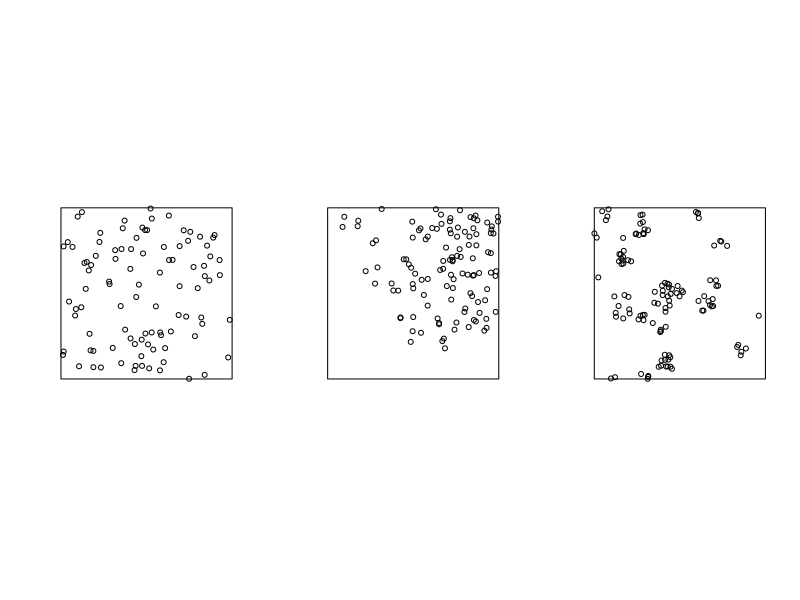
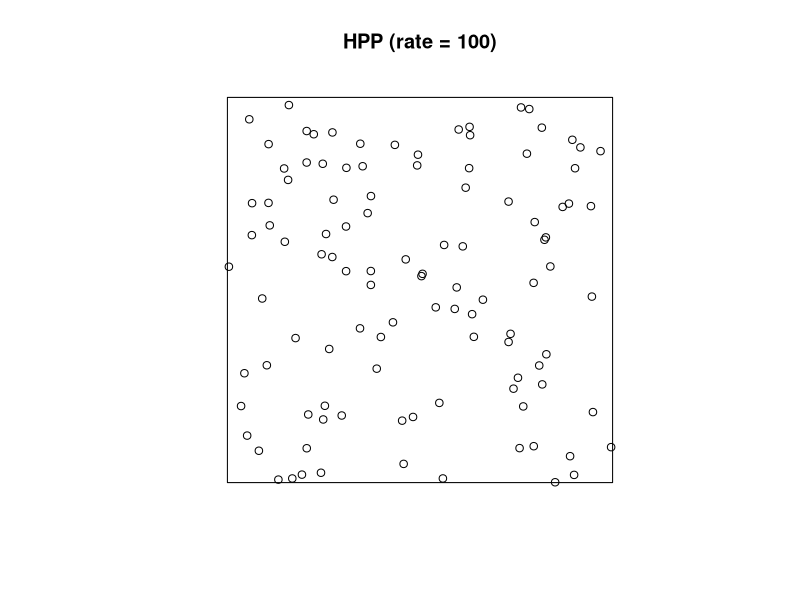
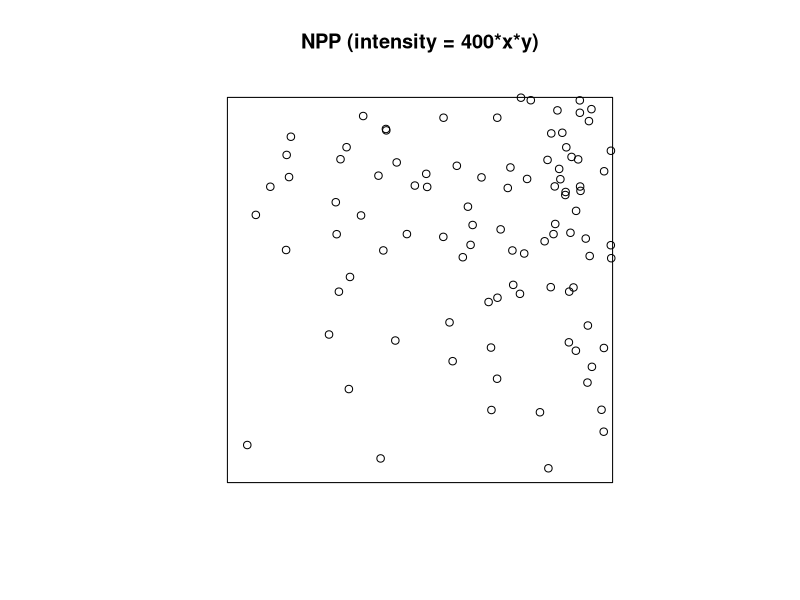
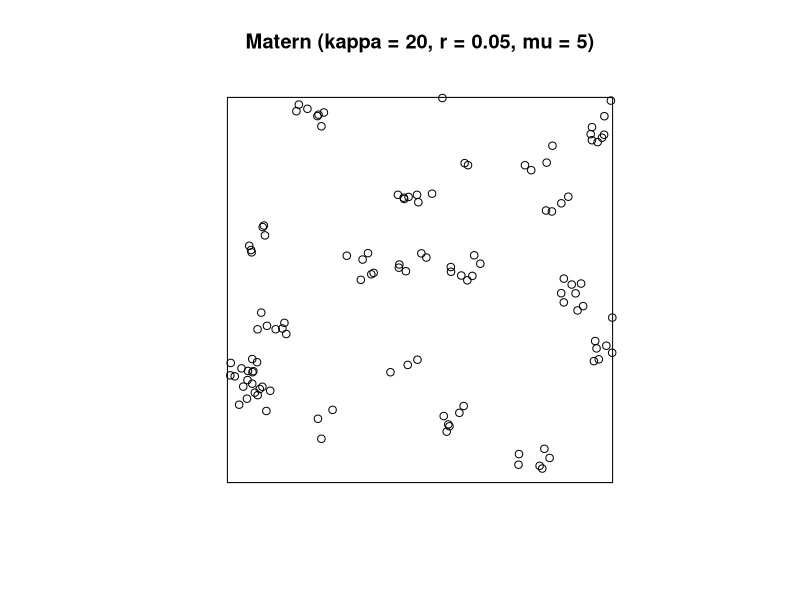
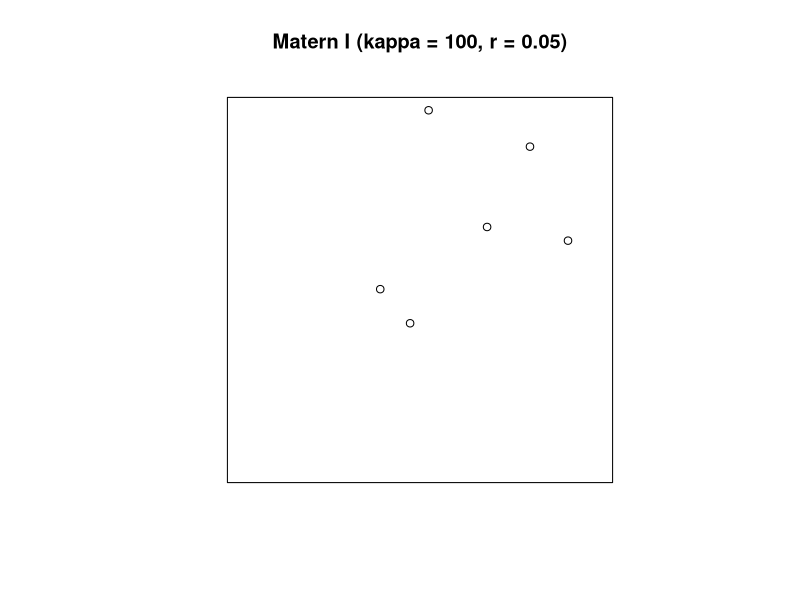
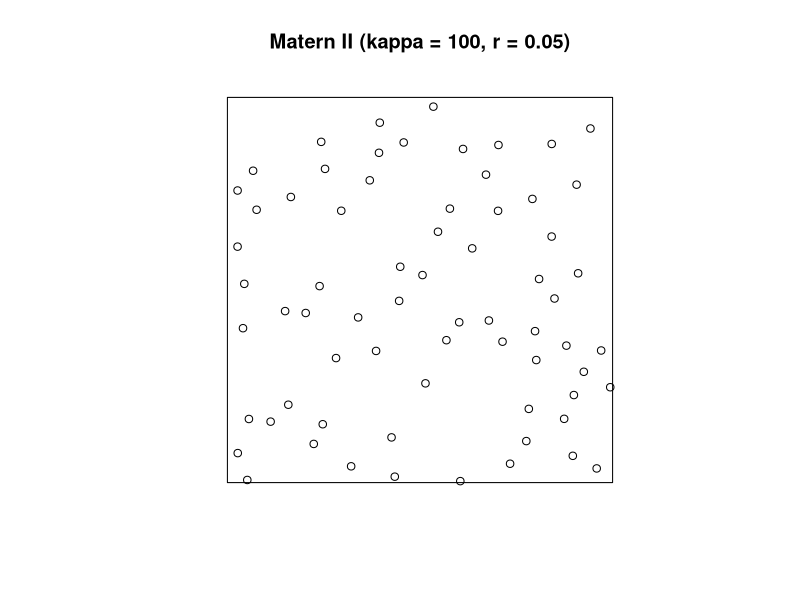

These figures' R source, in order:
## ---- chunk 1
library(spatstat)
library(tidyverse)
library(here)
## ---- chunk 2
par(mfrow=c(1, 3))
plot(rpoispp(lambda = 100, win=square(1)), main="") #plot_2D_HPP
plot(rpoispp(lambda = function(x, y) 400*x*y, win=square(1)), main="") #plot_2D_NPP
plot(rMatClust(kappa = 20, r = 0.05, mu = 5), main="") #plot_2D_Matern

#HPP (rate = 100)
#NPP (intensity = 400*x*y)
#Matern (kappa = 20, r = 0.05, mu = 5)
## ---- chunk 3
# Check to see how to use the function 
?rpoispp
# Check to see how this is written
#View(rpoispp)
## ---- chunk 4
# Plot a homogeneous Poisson process
# p.1334 of https://mran.microsoft.com/snapshot/2016-04-25/web/packages/spatstat/spatstat.pdf
# https://spatstat.org/SSAI2017/solutions/solution04.html

par(mfrow=c(1, 1))
plot_2D_HPP <- plot(rpoispp(lambda = 100, win=square(1)),main = "HPP (rate = 100)")
plot_2D_HPP
#plot(rpoispp(lambda = 50, win=square(1)),main = "HPP (rate = 50)")
#plot(rpoispp(lambda = 10, win=square(1)),main = "HPP (rate = 10)")
## ---- chunk 5
# Plot a homogeneous Poisson process
# p.33 of https://spatstat.org/resources/spatstatJSSpaper.pdf

#lmbda_function <- function(x, y) 400*x 
#so that they have the same expected # of events but why ???

par(mfrow=c(1, 1))
plot_2D_NPP <- plot(rpoispp(lambda = function(x, y) 400*x*y, win=square(1)), main = "NPP (intensity = 400*x*y)")
plot_2D_NPP
#plot(rpoispp(lambda = function(x, y) 50*x, win=square(1)), main = "NPP (intensity = 50*x)")
#plot(rpoispp(lambda = function(x, y) 10*x, win=square(1)), main = "NPP (intensity = 10*x)")
## ---- chunk 6
?rMatClust
#kappa = intensity
#scale = radius of the clusters
#mu = mean # of points per cluster
## ---- chunk 7
plot_2D_Matern <- plot(rMatClust(kappa = 20, r = 0.05, mu = 5), main = "Matern (kappa = 20, r = 0.05, mu = 5)")
plot_2D_Matern
## ---- chunk 8
?rMaternII
# kappa = intensity
# r = inhibition distance
## ---- chunk 9
# Plot a Matern I process #Inhibition 
par(mfrow=c(1, 1))
plot(rMaternI(kappa = 100, r = 0.1), main = "Matern I (kappa = 100, r = 0.05)")
#plot(rMaternI(kappa = 50, r = 0.05), main = "Matern I (kappa = 50, r = 0.05)")
#plot(rMaternI(kappa = 10, r = 0.05), main = "Matern I (kappa = 10, r = 0.05)")
points <- rMaternI(kappa = 100, r = 0.07)
length(points)
pairdist(points)
min(pairdist(points)[upper.tri(pairdist(points))])
## ---- chunk 10
# Plot a Matern II process
par(mfrow=c(1, 1))
plot(rMaternII(kappa = 100, r = 0.05), main = "Matern II (kappa = 100, r = 0.05)")
#plot(rMaternII(kappa = 50, r = 0.05), main = "Matern II (kappa = 50, r = 0.05)")
#plot(rMaternII(kappa = 10, r = 0.05), main = "Matern II (kappa = 10, r = 0.05)")
## ---- chunk 11
# # Save out results
# write_rds(plot_2D_HPP, here("results", "plot_2D_HPP.jpeg"))
## ---- chunk 12
# # Error checking
# plot_2D_HPP <- readRDS(here("results", "plot_2D_HPP.jpeg"))
# plot_2D_HPP
